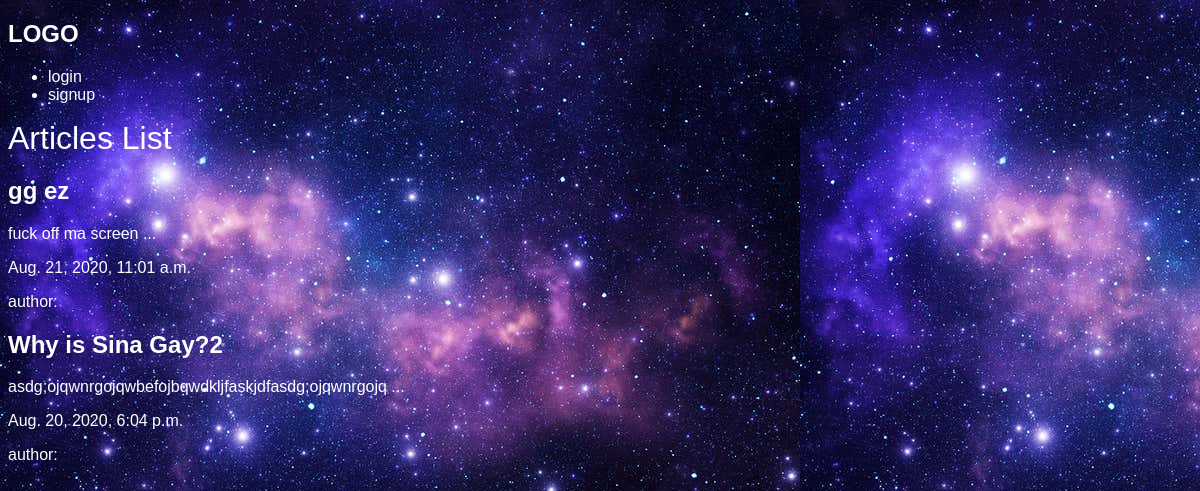
The page /articles/ on the database as committed earlier.
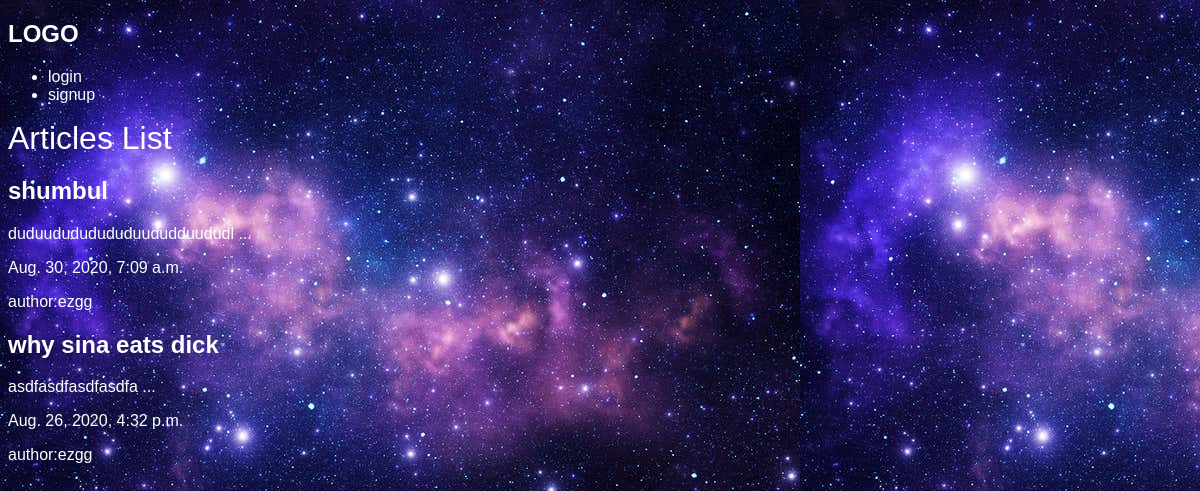
The same page on the database as committed later.
### articles/models.py (models this page shows, shortened)
class Articles(models.Model):
    title = models.CharField(max_length=100)
    slug = AutoSlugField(populate_from='title')
    body = models.TextField()
    date = models.DateTimeField(auto_now_add=True)
    image = models.ImageField(default='default.jpg',blank=True)
    author = models.ForeignKey(User,default=None,on_delete=models.CASCADE)
    def snippet(self):
        return self.body[:50] + ' ...'

### articles/views.py (the view)
# urls.py: path('', views.articles_list, name="list"),
def articles_list(request):
    articles = models.Articles.objects.all().order_by('-date')
    return render(request, 'articles/articleslist.html',{'articles':articles})

### articles/templates/articles/articleslist.html (shortened to what this page needs)
{% extends 'base.html' %}
{% block content %}
    <div class="container">
        <h1>Articles List</h1>
    {% for article in articles %}
    <h2>
        <a href="{{ article.slug }}">{{article.title}}</a>
    </h2>
    <p>{{article.snippet}}</p>
    <p>{{article.date}}</p>
    <p>author:{{article.author}}</p>
    {% endfor %}
    </div>
{%endblock%}

### templates/base.html (shortened to what this page needs)
{% load static %}
<!DOCTYPE html>
<html lang="en">
<head>
    <link rel="stylesheet" href="{% static 'styles.css' %}">
</head>
<body>
    <h2><a href="{% url 'articles:list' %}">LOGO</a></h2>
    <nav>
        <ul>
            {% if user.is_authenticated %}
            <li>
                <form class="logout-link" action="{% url 'accounts:logout' %}" method="post">
                    {% csrf_token %}
                    <button type="submit">logout</button>
                </form>
            </li>
            <li>
                <a href="{% url 'articles:create' %}">create new article</a>
            </li>
            {% else %}
            <li>
                <a href="{% url 'accounts:login' %}">login</a>
            </li>
            <li>
                <a href="{% url 'accounts:signup' %}">signup</a>
            </li>
            {% endif %}
        </ul>
    </nav>
    <div class="wrapper">
    {% block content %}
    {% endblock %}
    </div>
</body>
</html>

### assets/styles.css (style rules this page uses)
body { background-color: teal; background-image: url(stars.jpg); background-repeat-y:2; background-attachment: fixed; color:#fff }
body * { font-family:arial; }
h1,h1,h3,h4,h5,h6 { font-weight:normal; margin:0; }
a,a:hover,a:visited { color:#fff; text-decoration:none; }

Rows that differ between the two databases and show on the page:
removed Articles: title "gg ez", snippet "fuck off ma screen ...", date "Aug. 21, 2020, 11:01 a.m."
removed Articles: title "Why is Sina Gay?2", snippet "asdg;ojqwnrgojqwbefojbqwdkljfaskjdfasdg;ojqwnrgojq ...", date "Aug. 20, 2020, 6:04 p.m."
added Articles: title "shumbul", snippet "duduudududududuududduududl ...", date "Aug. 30, 2020, 7:09 a.m.", author "ezgg"
added Articles: title "why sina eats dick", snippet "asdfasdfasdfasdfa ...", date "Aug. 26, 2020, 4:32 p.m.", author "ezgg"
